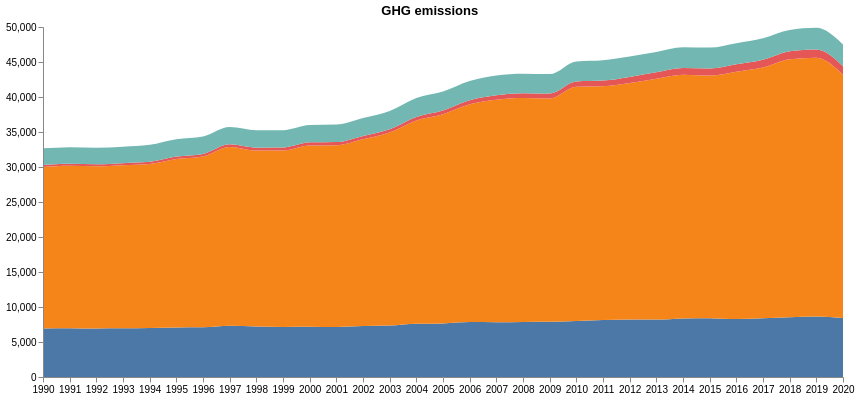

Express this chart as Vega-Lite.
### Vega specification from a JSON file in a GitHub repository (floating-point values rounded to 4 significant figures)
{"$schema": "https://vega.github.io/schema/vega/v5.json", "description": "A basic stacked area chart example.", "width": 800, "height": 350, "padding": 5, "title": "GHG emissions", "data": [{"name": "table", "values": [{"x": 1990, "y": 6937.0, "c": "CH4"}, {"x": 1991, "y": 6973.0, "c": "CH4"}, {"x": 1992, "y": 6933.0, "c": "CH4"}, {"x": 1993, "y": 6959.0, "c": "CH4"}, {"x": 1994, "y": 6996.0, "c": "CH4"}, {"x": 1995, "y": 7081.0, "c": "CH4"}, {"x": 1996, "y": 7097.0, "c": "CH4"}, {"x": 1997, "y": 7328.0, "c": "CH4"}, {"x": 1998, "y": 7204.0, "c": "CH4"}, {"x": 1999, "y": 7150.0, "c": "CH4"}, {"x": 2000, "y": 7174.0, "c": "CH4"}, {"x": 2001, "y": 7130.0, "c": "CH4"}, {"x": 2002, "y": 7271.0, "c": "CH4"}, {"x": 2003, "y": 7344.0, "c": "CH4"}, {"x": 2004, "y": 7598.0, "c": "CH4"}, {"x": 2005, "y": 7655.0, "c": "CH4"}, {"x": 2006, "y": 7841.0, "c": "CH4"}, {"x": 2007, "y": 7817.0, "c": "CH4"}, {"x": 2008, "y": 7860.0, "c": "CH4"}, {"x": 2009, "y": 7884.0, "c": "CH4"}, {"x": 2010, "y": 7987.0, "c": "CH4"}, {"x": 2011, "y": 8142.0, "c": "CH4"}, {"x": 2012, "y": 8226.0, "c": "CH4"}, {"x": 2013, "y": 8203.0, "c": "CH4"}, {"x": 2014, "y": 8358.0, "c": "CH4"}, {"x": 2015, "y": 8407.0, "c": "CH4"}, {"x": 2016, "y": 8291.0, "c": "CH4"}, {"x": 2017, "y": 8378.0, "c": "CH4"}, {"x": 2018, "y": 8528.0, "c": "CH4"}, {"x": 2019, "y": 8655.0, "c": "CH4"}, {"x": 2020, "y": 8429.0, "c": "CH4"}, {"x": 1990, "y": 23050.0, "c": "CO2"}, {"x": 1991, "y": 23210.0, "c": "CO2"}, {"x": 1992, "y": 23160.0, "c": "CO2"}, {"x": 1993, "y": 23300.0, "c": "CO2"}, {"x": 1994, "y": 23450.0, "c": "CO2"}, {"x": 1995, "y": 24080.0, "c": "CO2"}, {"x": 1996, "y": 24420.0, "c": "CO2"}, {"x": 1997, "y": 25530.0, "c": "CO2"}, {"x": 1998, "y": 25140.0, "c": "CO2"}, {"x": 1999, "y": 25200.0, "c": "CO2"}, {"x": 2000, "y": 25900.0, "c": "CO2"}, {"x": 2001, "y": 25990.0, "c": "CO2"}, {"x": 2002, "y": 26710.0, "c": "CO2"}, {"x": 2003, "y": 27580.0, "c": "CO2"}, {"x": 2004, "y": 29050.0, "c": "CO2"}, {"x": 2005, "y": 29880.0, "c": "CO2"}, {"x": 2006, "y": 31110.0, "c": "CO2"}, {"x": 2007, "y": 31800.0, "c": "CO2"}, {"x": 2008, "y": 32000.0, "c": "CO2"}, {"x": 2009, "y": 31910.0, "c": "CO2"}, {"x": 2010, "y": 33480.0, "c": "CO2"}, {"x": 2011, "y": 33390.0, "c": "CO2"}, {"x": 2012, "y": 33780.0, "c": "CO2"}, {"x": 2013, "y": 34420.0, "c": "CO2"}, {"x": 2014, "y": 34820.0, "c": "CO2"}, {"x": 2015, "y": 34660.0, "c": "CO2"}, {"x": 2016, "y": 35330.0, "c": "CO2"}, {"x": 2017, "y": 35840.0, "c": "CO2"}, {"x": 2018, "y": 36860.0, "c": "CO2"}, {"x": 2019, "y": 36950.0, "c": "CO2"}, {"x": 2020, "y": 34740.0, "c": "CO2"}, {"x": 1990, "y": 302.2, "c": "F-Gas"}, {"x": 1991, "y": 297.5, "c": "F-Gas"}, {"x": 1992, "y": 294.6, "c": "F-Gas"}, {"x": 1993, "y": 290.6, "c": "F-Gas"}, {"x": 1994, "y": 297.9, "c": "F-Gas"}, {"x": 1995, "y": 329.4, "c": "F-Gas"}, {"x": 1996, "y": 359.1, "c": "F-Gas"}, {"x": 1997, "y": 391.6, "c": "F-Gas"}, {"x": 1998, "y": 424.9, "c": "F-Gas"}, {"x": 1999, "y": 426.8, "c": "F-Gas"}, {"x": 2000, "y": 443.7, "c": "F-Gas"}, {"x": 2001, "y": 441.6, "c": "F-Gas"}, {"x": 2002, "y": 467.4, "c": "F-Gas"}, {"x": 2003, "y": 477.7, "c": "F-Gas"}, {"x": 2004, "y": 511.8, "c": "F-Gas"}, {"x": 2005, "y": 541.9, "c": "F-Gas"}, {"x": 2006, "y": 587.2, "c": "F-Gas"}, {"x": 2007, "y": 641.5, "c": "F-Gas"}, {"x": 2008, "y": 684.6, "c": "F-Gas"}, {"x": 2009, "y": 705.6, "c": "F-Gas"}, {"x": 2010, "y": 762.3, "c": "F-Gas"}, {"x": 2011, "y": 812.3, "c": "F-Gas"}, {"x": 2012, "y": 861.1, "c": "F-Gas"}, {"x": 2013, "y": 908.9, "c": "F-Gas"}, {"x": 2014, "y": 962.6, "c": "F-Gas"}, {"x": 2015, "y": 1001.0, "c": "F-Gas"}, {"x": 2016, "y": 1054.0, "c": "F-Gas"}, {"x": 2017, "y": 1095.0, "c": "F-Gas"}, {"x": 2018, "y": 1136.0, "c": "F-Gas"}, {"x": 2019, "y": 1177.0, "c": "F-Gas"}, {"x": 2020, "y": 1219.0, "c": "F-Gas"}, {"x": 1990, "y": 2368.0, "c": "N2O"}, {"x": 1991, "y": 2355.0, "c": "N2O"}, {"x": 1992, "y": 2349.0, "c": "N2O"}, {"x": 1993, "y": 2333.0, "c": "N2O"}, {"x": 1994, "y": 2422.0, "c": "N2O"}, {"x": 1995, "y": 2476.0, "c": "N2O"}, {"x": 1996, "y": 2479.0, "c": "N2O"}, {"x": 1997, "y": 2466.0, "c": "N2O"}, {"x": 1998, "y": 2497.0, "c": "N2O"}, {"x": 1999, "y": 2484.0, "c": "N2O"}, {"x": 2000, "y": 2476.0, "c": "N2O"}, {"x": 2001, "y": 2507.0, "c": "N2O"}, {"x": 2002, "y": 2568.0, "c": "N2O"}, {"x": 2003, "y": 2608.0, "c": "N2O"}, {"x": 2004, "y": 2690.0, "c": "N2O"}, {"x": 2005, "y": 2702.0, "c": "N2O"}, {"x": 2006, "y": 2735.0, "c": "N2O"}, {"x": 2007, "y": 2804.0, "c": "N2O"}, {"x": 2008, "y": 2770.0, "c": "N2O"}, {"x": 2009, "y": 2770.0, "c": "N2O"}, {"x": 2010, "y": 2854.0, "c": "N2O"}, {"x": 2011, "y": 2916.0, "c": "N2O"}, {"x": 2012, "y": 2936, "c": "N2O"}, {"x": 2013, "y": 2913.0, "c": "N2O"}, {"x": 2014, "y": 2961.0, "c": "N2O"}, {"x": 2015, "y": 2995.0, "c": "N2O"}, {"x": 2016, "y": 3020.0, "c": "N2O"}, {"x": 2017, "y": 3082.0, "c": "N2O"}, {"x": 2018, "y": 3066.0, "c": "N2O"}, {"x": 2019, "y": 3099.0, "c": "N2O"}, {"x": 2020, "y": 3127.0, "c": "N2O"}], "transform": [{"type": "stack", "groupby": ["x"], "sort": {"field": "c"}, "field": "y"}]}], "scales": [{"name": "x", "type": "point", "range": "width", "domain": {"data": "table", "field": "x"}}, {"name": "y", "type": "linear", "range": "height", "nice": true, "zero": true, "domain": {"data": "table", "field": "y1"}}, {"name": "color", "type": "ordinal", "range": "category", "domain": {"data": "table", "field": "c"}}], "axes": [{"orient": "bottom", "scale": "x", "zindex": 1}, {"orient": "left", "scale": "y", "zindex": 1}], "marks": [{"type": "group", "from": {"facet": {"name": "series", "data": "table", "groupby": "c"}}, "marks": [{"type": "area", "from": {"data": "series"}, "encode": {"enter": {"interpolate": {"value": "monotone"}, "x": {"scale": "x", "field": "x"}, "y": {"scale": "y", "field": "y0"}, "y2": {"scale": "y", "field": "y1"}, "fill": {"scale": "color", "field": "c"}}, "update": {"fillOpacity": {"value": 1}}, "hover": {"fillOpacity": {"value": 0.5}}}}]}]}
